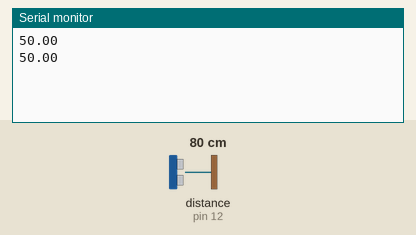
A sketch run on a simulated Arduino Uno, built with avr-gcc and run on an emulated ATmega328P. Parts: the last lines printed to the serial monitor. Wiring (inferred from the names in the program): ultrasonic range finder: trigger pin 13; echo pin 12. The inputs (shaded band) are chosen by the test bench; at power-on: distance to the obstacle (sensor on pin 12) 80 cm. The echo pulse lasts 58.3 µs per cm.

Above: at 1.8 s.
1.9 s: distance to the obstacle (sensor on pin 12) set to 2 cm
At 2.8 s:
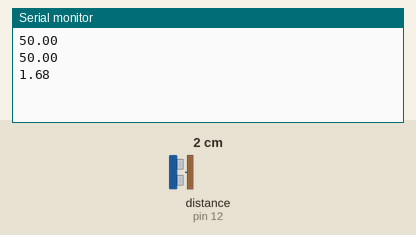
3.4 s: distance to the obstacle (sensor on pin 12) set to 4 cm
At 4.8 s:
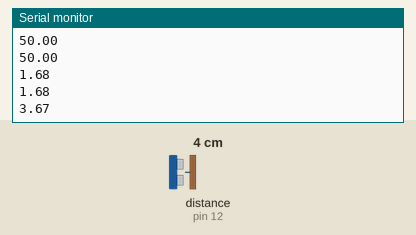
Timing chart, 0 to 6.4 s (numbered marks = the images above; inputs shaded):
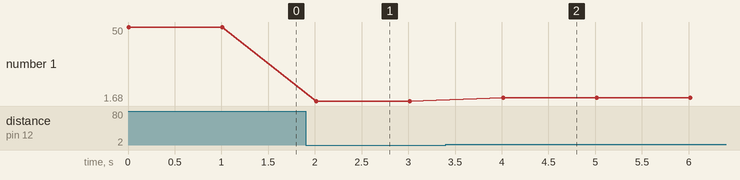

The sketch:

utrasoniknodered.ino
```cpp
#define trigPin 13
#define echoPin 12

long duration;
float distance;

void setup() {
  pinMode(trigPin, OUTPUT);
  pinMode(echoPin, INPUT);
  Serial.begin(9600); // Inisialisasi komunikasi serial
}

void loop() {
  // Kirim sinyal ultrasonik
  digitalWrite(trigPin, LOW);
  delayMicroseconds(2);
  digitalWrite(trigPin, HIGH);
  delayMicroseconds(10);
  digitalWrite(trigPin, LOW);

  // Baca sinyal pantulan
  duration = pulseIn(echoPin, HIGH);
  distance = (duration * 0.034) / 2; // Menghitung jarak dalam cm
  if (distance >=50) {
    distance = 50;
  }
  Serial.println(distance);
  // Kirim jarak ke serial


  // Tunggu 1 detik sebelum pengukuran berikutnya
  delay(1000);
}
```

Measured:
- after the input at 1.9 s, the serial monitor: prints a new line after 0.11 s (image 1)
- after the input at 3.4 s, the serial monitor: prints a new line after 0.61 s (image 2)
- plotted number 1: 50 → 1.68 after the input at 1.9 s, 1.68 → 3.67 after the input at 3.4 s
